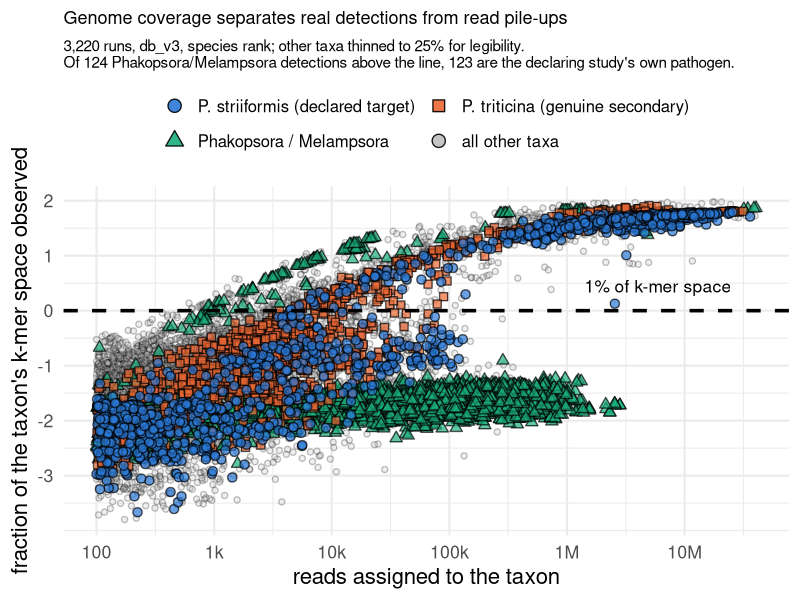
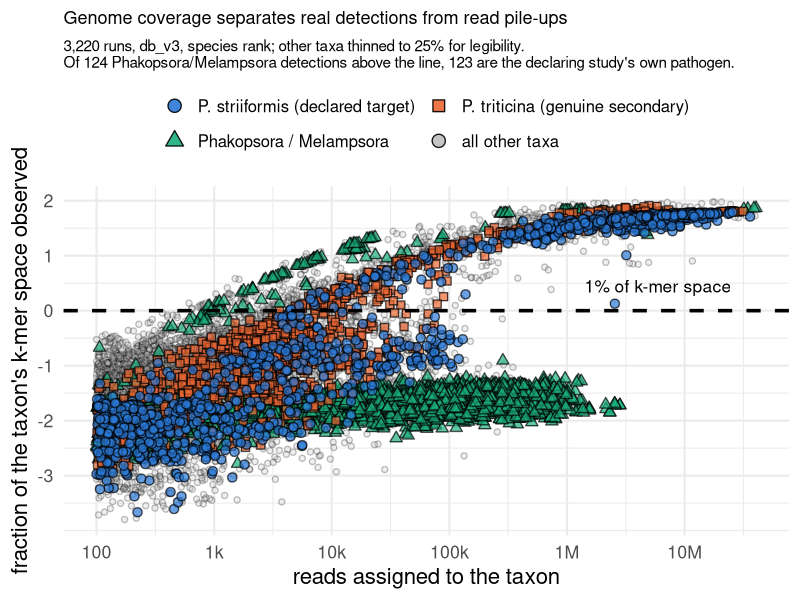

Source code (R) for these figures, in order:
# mechanism_scatter.R — why the k-mer criterion separates real detections from artefacts.
#
# One point per (run, taxon) detection passing a 100-read floor: reads on x, the
# fraction of that taxon's k-mer space observed on y, both log. The two axes disagree,
# and that disagreement is the whole argument. Phakopsora sits far right and far down,
# hundreds of thousands of reads landing on a sliver of its genome, while Puccinia
# triticina sits left and high on far fewer reads spread broadly. A vertical read
# threshold cannot separate them; a horizontal one can.
#
# Input : kraken/assign/figures/mechanism_scatter.tsv  (mech.py; the unhighlighted
#         cloud is thinned to 25% deliberately, it is background)
# Output: kraken/assign/figures/mechanism_scatter.{png,pdf}
#
# Self-contained mode. Italics via plotmath, not ggtext: see artefact_collapse.R.

library(ggplot2)

d <- read.delim("kraken/assign/figures/mechanism_scatter.tsv", sep = "\t", check.names = FALSE)

# percent, so the decades land on 10^-3..10^2 and label as powers rather than as
# strings of leading zeros
d$kmer_pct <- d$kmer_frac * 100
# bare exponents, not 10^x: the axis title carries the log10, so the ticks only
# need to say which decade
pow10 <- function(x) round(log10(x))

# NOT "artefact": of the 124 Phakopsora/Melampsora detections above the line, 123 are
# the declaring study's own pathogen. The taxon is not spurious, the low-coverage
# detections of it are, and the criterion tells them apart without seeing the metadata.
LAB <- c(target    = "P. striiformis (declared target)",
         secondary = "P. triticina (genuine secondary)",
         artefact  = "Phakopsora / Melampsora",
         other     = "all other taxa")
# Colourblind-safe categorical palette, validated (lightness band, chroma floor,
# CVD separation, normal-vision floor). NOT the Lenzo et al. 2026 field-data palette:
# those hues are specific to that manuscript's organisms and do not carry over.
PAL <- c(target    = "#2a78d6",
         secondary = "#eb6834",
         artefact  = "#1baf7a",
         other     = "grey75")
SHP <- c(target = 21, secondary = 22, artefact = 24, other = 21)

d$class <- factor(d$class, levels = c("target", "secondary", "artefact", "other"))
d <- d[order(d$class, decreasing = TRUE), ]      # draw the grey cloud underneath

p <- ggplot(d, aes(x = reads, y = kmer_pct)) +
  geom_point(aes(fill = class, shape = class, size = class, alpha = class),
             colour = "black", stroke = 0.7) +
  geom_hline(yintercept = 1, linetype = "dashed", linewidth = 1.2, colour = "black") +
  annotate("text", x = 2.5e7, y = 2.8, hjust = 1, size = 4.4,
           label = "1% of k-mer space") +
  scale_x_log10(breaks = c(1e2, 1e3, 1e4, 1e5, 1e6, 1e7),
                labels = c("100", "1k", "10k", "100k", "1M", "10M")) +
  scale_y_log10(breaks = 10^(-3:2), labels = pow10) +
  scale_fill_manual(values = PAL, labels = LAB, name = NULL) +
  scale_shape_manual(values = SHP, labels = LAB, name = NULL) +
  scale_size_manual(values = c(target = 2.6, secondary = 2.6, artefact = 2.6, other = 1.6),
                    labels = LAB, name = NULL, guide = "none") +
  scale_alpha_manual(values = c(target = 0.7, secondary = 0.7, artefact = 0.7, other = 0.25),
                     labels = LAB, name = NULL, guide = "none") +
  guides(fill = guide_legend(nrow = 2, byrow = TRUE,
                             override.aes = list(size = 4, alpha = 0.9)),
         shape = guide_legend(nrow = 2, byrow = TRUE)) +
  labs(x = "reads assigned to the taxon", y = "fraction of the taxon's k-mer space observed",
       title = "Genome coverage separates real detections from read pile-ups",
       subtitle = paste0("3,220 runs, db_v3, species rank; other taxa thinned to 25% for legibility.\n",
                         "Of 124 Phakopsora/Melampsora detections above the line, 123 are the ",
                         "declaring study's own pathogen.")) +
  theme_minimal(base_size = 16) +
  theme(
    panel.background = element_rect(fill = "white", colour = NA),
    plot.background  = element_rect(fill = "white", colour = NA),
    legend.position  = "top",
    legend.text      = element_text(size = 12),
    plot.title       = element_text(size = 13),
    plot.subtitle    = element_text(size = 11))

ggsave("kraken/assign/figures/mechanism_scatter.png", p, width = 11, height = 7.5,
       dpi = 300, bg = "white", device = ragg::agg_png)
ggsave("kraken/assign/figures/mechanism_scatter.pdf", p, width = 11, height = 7.5,
       bg = "white", device = cairo_pdf)
cat("wrote kraken/assign/figures/mechanism_scatter.{png,pdf}\n")
